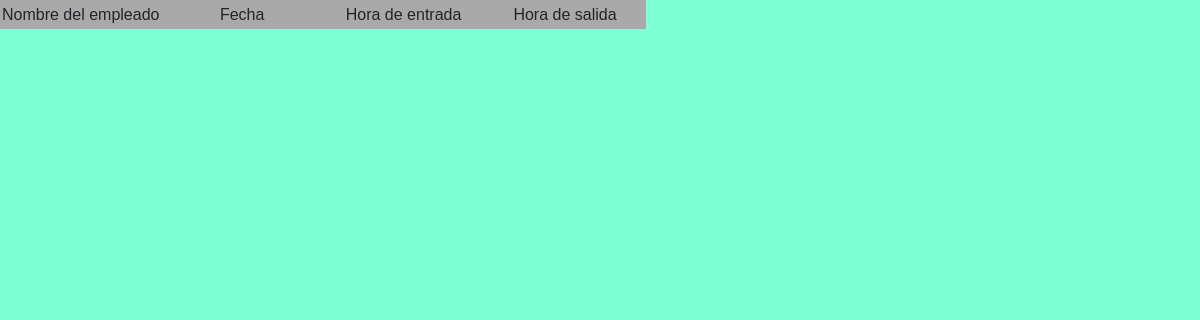
Before: /verregistros.php with the older database file.
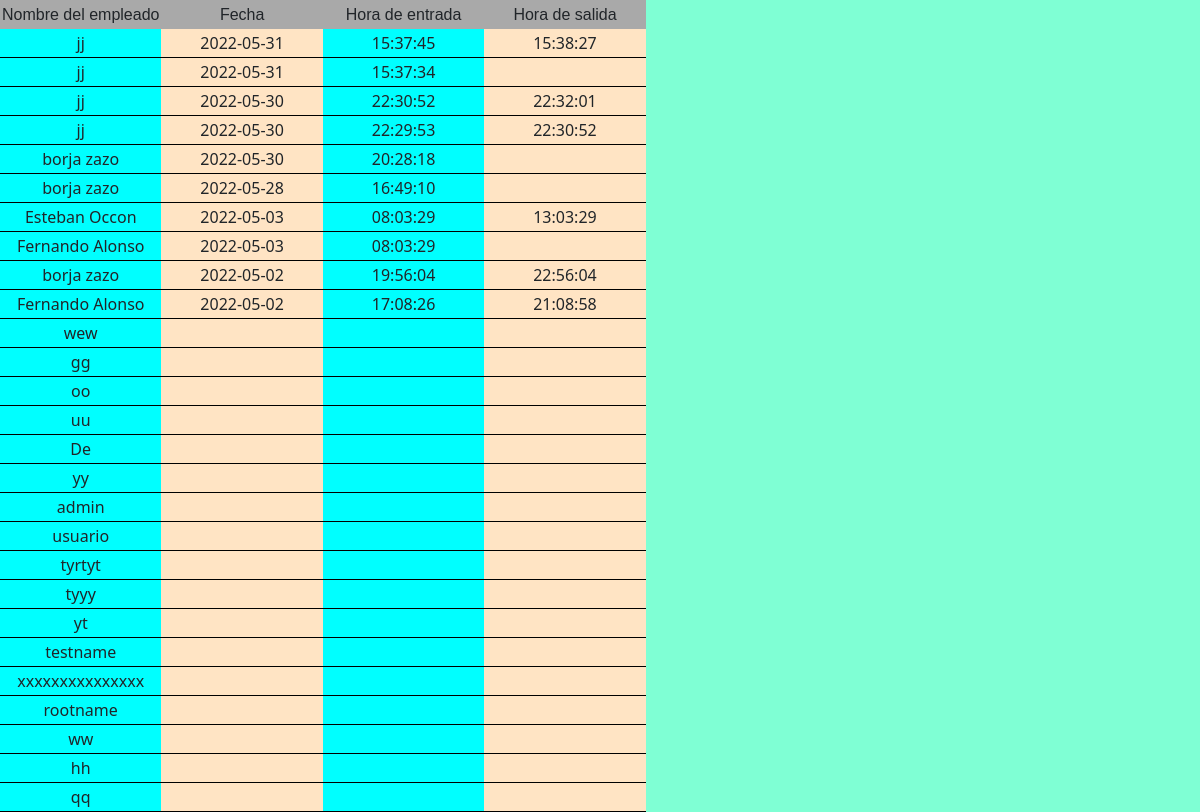
After: the same page with the newer database file.
### tables this page shows
CREATE TABLE `registro` (
  `FechaRegistro` date NOT NULL,
  `NIF` varchar(9) NOT NULL,
  `HoraEntrada` time NOT NULL,
  `HoraSalida` time DEFAULT NULL
);

CREATE TABLE `empleado` (
  `NIF` varchar(9) NOT NULL,
  `NombreEmpleado` varchar(50) NOT NULL,
  `Puesto` varchar(30) NOT NULL
);

### verregistros.php (the view, shortened to what this page needs)
<!doctype html>
<html lang="es">
  <head>
    <link href="https://cdn.jsdelivr.net/npm/bootstrap@5.1.3/dist/css/bootstrap.min.css" rel="stylesheet">
    <link rel="stylesheet" href="styles.css">
  </head>
<body>
<?php
 include_once ('conexionae.php');
                $mysqli = new mysqli("localhost", $username, $password, $database);
                        $query = "SELECT `empleado`.`NombreEmpleado`, `registro`.`FechaRegistro`, `registro`.`HoraEntrada`, `registro`.`HoraSalida`\n"
                        . "FROM `empleado` \n"
                        . "	LEFT JOIN `registro` ON `registro`.`NIF` = `empleado`.`NIF`\n"
                        . "    ORDER BY FechaRegistro DESC, HoraEntrada DESC";
                echo '<table border="0" cellspacing="2" cellpadding="2">
                <tr>
                    <td class="col-md-3" style="text-align:center ;"> <font face="Arial">Nombre del empleado</font> </td>
                    <td class="col-md-3" style="text-align:center ;"> <font face="Arial">Fecha</font> </td>
                    <td class="col-md-3" style="text-align:center ;"> <font face="Arial">Hora de entrada</font> </td>
                    <td class="col-md-3" style="text-align:center ;"> <font face="Arial">Hora de salida</font> </td>
                </tr>';
                if ($result = $mysqli->query($query)) {
                    while ($row = $result->fetch_assoc()) {
                        $nombreEmpleado = $row["NombreEmpleado"];
                        $fecha = $row["FechaRegistro"];
                        $horaEntrada = $row["HoraEntrada"];
                        $horaSalida = $row["HoraSalida"];
                        echo '<tr>
                                <td style="background-color: aqua ;text-align:center;border-bottom:1pt solid black;">' . $nombreEmpleado . '</td>
                                <td style="background-color: bisque;text-align:center;border-bottom:1pt solid black;">' . $fecha . '</td>
                                <td style="background-color: aqua ;text-align:center;border-bottom:1pt solid black;">' . $horaEntrada . '</td>
                                <td style="background-color: bisque ;text-align:center;border-bottom:1pt solid black;">' . $horaSalida . '</td>
                            </tr>';
                    }
                }
?>
</body>
</html>

### styles.css (style rules this page uses)
.col-md-3, .col-md-2 { background-color:darkgrey; border: 1%; border-style: solid; border-color: black; text-align: center; }
body { background-color: aquamarine; }

Changed rows visible on the page:
added registro: NIF.NombreEmpleado "jj", FechaRegistro "2022-05-31", HoraEntrada "15:37:45", HoraSalida "15:38:27"
added registro: NIF.NombreEmpleado "jj", FechaRegistro "2022-05-31", HoraEntrada "15:37:34"
added registro: NIF.NombreEmpleado "jj", FechaRegistro "2022-05-30", HoraEntrada "22:30:52", HoraSalida "22:32:01"
added registro: NIF.NombreEmpleado "jj", FechaRegistro "2022-05-30", HoraEntrada "22:29:53", HoraSalida "22:30:52"
added registro: NIF.NombreEmpleado "borja zazo", FechaRegistro "2022-05-30", HoraEntrada "20:28:18"
added registro: NIF.NombreEmpleado "borja zazo", FechaRegistro "2022-05-28", HoraEntrada "16:49:10"
added registro: NIF.NombreEmpleado "Esteban Occon", FechaRegistro "2022-05-03", HoraEntrada "08:03:29", HoraSalida "13:03:29"
added registro: NIF.NombreEmpleado "Fernando Alonso", FechaRegistro "2022-05-03", HoraEntrada "08:03:29"
added registro: NIF.NombreEmpleado "borja zazo", FechaRegistro "2022-05-02", HoraEntrada "19:56:04", HoraSalida "22:56:04"
added registro: NIF.NombreEmpleado "Fernando Alonso", FechaRegistro "2022-05-02", HoraEntrada "17:08:26", HoraSalida "21:08:58"
added empleado: NombreEmpleado "wew"
added empleado: NombreEmpleado "gg"
added empleado: NombreEmpleado "oo"
added empleado: NombreEmpleado "uu"
added empleado: NombreEmpleado "De"
added empleado: NombreEmpleado "yy"
added empleado: NombreEmpleado "admin"
added empleado: NombreEmpleado "usuario"
added empleado: NombreEmpleado "tyrtyt"
added empleado: NombreEmpleado "tyyy"
added empleado: NombreEmpleado "yt"
added empleado: NombreEmpleado "testname"
added empleado: NombreEmpleado "xxxxxxxxxxxxxxx"
added empleado: NombreEmpleado "rootname"
added empleado: NombreEmpleado "ww"
added empleado: NombreEmpleado "hh"
added empleado: NombreEmpleado "qq"
